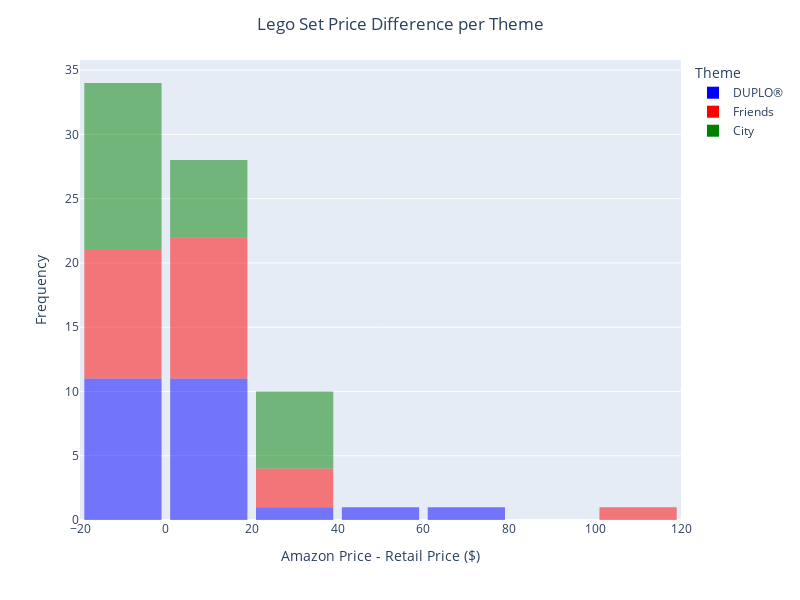

The cell this chart's notebook holds for it:
### Markdown cell above
#### (c) Make a histogram of the price difference and color the bars by the Lego Theme.

### Code cell
# Insert code here
fig = px.histogram(df_raw,
                   nbins=10,
                   x='price_difference',
                   color = 'theme',
                   opacity=0.5,
                   color_discrete_map={'DUPLO®': 'blue', 
                                       'Friends': 'red', 
                                       'City': 'green'}
                   )

fig.update_layout(bargap = 0.1,
                  title = 'Lego Set Price Difference per Theme',
                  title_x = 0.5,
                  #xaxis = {'range':[-1000, 46000]},
                  xaxis_title = "Amazon Price - Retail Price ($)",
                  yaxis_title = "Frequency",
                  legend_title= "Theme",
                  autosize=False,
                  width=800,
                  height=600)
fig.show()

### Figure 1 — Plotly figure (JSON) as saved in the notebook; plotly's stock layout.template omitted (floating-point values rounded to 4 significant figures)
{"data": [{"alignmentgroup": "True", "bingroup": "x", "hovertemplate": "theme=DUPLO®<br>price_difference=%{x}<br>count=%{y}<extra></extra>", "legendgroup": "DUPLO®", "marker": {"color": "blue", "opacity": 0.5, "pattern": {"shape": ""}}, "name": "DUPLO®", "nbinsx": 10, "offsetgroup": "DUPLO®", "orientation": "v", "showlegend": true, "type": "histogram", "x": [11.01, 4.46, 24.9, 6.7, 17.0, 0, -3, 8.96, 44.51, 69, -2, -0.44, -3.99, -2, 11.12, 0, 13.28, -2, -3, -0.7, -3, 0, -1, -5.0, 0], "xaxis": "x", "yaxis": "y"}, {"alignmentgroup": "True", "bingroup": "x", "hovertemplate": "theme=Friends<br>price_difference=%{x}<br>count=%{y}<extra></extra>", "legendgroup": "Friends", "marker": {"color": "red", "opacity": 0.5, "pattern": {"shape": ""}}, "name": "Friends", "nbinsx": 10, "offsetgroup": "Friends", "orientation": "v", "showlegend": true, "type": "histogram", "x": [25.41, 25.96, 23.89, 115.0, 4.01, 7, 10.65, 3.96, -4, -7.0, -9.99, 11.28, -8.32, 7, 0, -1.46, -1, 8.94, 7.98, 5.33, 0, -0.04, -0.04, -0.04, -0.04], "xaxis": "x", "yaxis": "y"}, {"alignmentgroup": "True", "bingroup": "x", "hovertemplate": "theme=City<br>price_difference=%{x}<br>count=%{y}<extra></extra>", "legendgroup": "City", "marker": {"color": "green", "opacity": 0.5, "pattern": {"shape": ""}}, "name": "City", "nbinsx": 10, "offsetgroup": "City", "orientation": "v", "showlegend": true, "type": "histogram", "x": [23.9, 6.5, 24.76, 36, 39.96, 12.0, 30.0, -8.53, 3.84, -13.99, -6, -1, -3.99, 24.81, -8.0, -4.01, -7.25, 0, -6.01, -1, -1, -4.0, 0, 0, -2], "xaxis": "x", "yaxis": "y"}], "layout": {"autosize": false, "bargap": 0.1, "barmode": "relative", "height": 600, "legend": {"title": {"text": "Theme"}, "tracegroupgap": 0}, "margin": {"t": 60}, "title": {"text": "Lego Set Price Difference per Theme", "x": 0.5}, "width": 800, "xaxis": {"anchor": "y", "autorange": true, "domain": [0, 1], "range": [-20, 120], "title": {"text": "Amazon Price - Retail Price ($)"}, "type": "linear"}, "yaxis": {"anchor": "x", "autorange": true, "domain": [0, 1], "range": [0, 35.79], "title": {"text": "Frequency"}}}}
